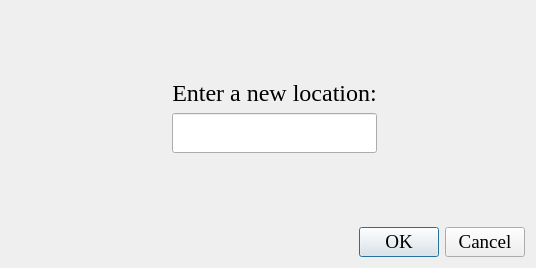
<?xml version="1.0" encoding="UTF-8"?>
<ui version="4.0">
 <class>AddLocation</class>
 <widget class="QDialog" name="AddLocation">
  <property name="windowModality">
   <enum>Qt::ApplicationModal</enum>
  </property>
  <property name="geometry">
   <rect>
    <x>0</x>
    <y>0</y>
    <width>536</width>
    <height>268</height>
   </rect>
  </property>
  <property name="windowTitle">
   <string>Dialog</string>
  </property>
  <layout class="QVBoxLayout" name="verticalLayout_2">
   <item>
    <layout class="QHBoxLayout" name="horizontalLayout_3">
     <property name="leftMargin">
      <number>0</number>
     </property>
     <item>
      <widget class="QLabel" name="addLocation_img">
       <property name="maximumSize">
        <size>
         <width>200</width>
         <height>200</height>
        </size>
       </property>
       <property name="text">
        <string/>
       </property>
       <property name="pixmap">
        <pixmap resource="resources.qrc">:/img/images/location.png</pixmap>
       </property>
       <property name="scaledContents">
        <bool>true</bool>
       </property>
      </widget>
     </item>
     <item>
      <layout class="QHBoxLayout" name="horizontalLayout">
       <item>
        <spacer name="horizontalSpacer_2">
         <property name="orientation">
          <enum>Qt::Horizontal</enum>
         </property>
         <property name="sizeHint" stdset="0">
          <size>
           <width>40</width>
           <height>20</height>
          </size>
         </property>
        </spacer>
       </item>
       <item>
        <layout class="QVBoxLayout" name="verticalLayout">
         <property name="leftMargin">
          <number>0</number>
         </property>
         <property name="rightMargin">
          <number>0</number>
         </property>
         <item>
          <spacer name="verticalSpacer_2">
           <property name="orientation">
            <enum>Qt::Vertical</enum>
           </property>
           <property name="sizeType">
            <enum>QSizePolicy::Expanding</enum>
           </property>
           <property name="sizeHint" stdset="0">
            <size>
             <width>20</width>
             <height>40</height>
            </size>
           </property>
          </spacer>
         </item>
         <item>
          <widget class="QLabel" name="label">
           <property name="sizePolicy">
            <sizepolicy hsizetype="Preferred" vsizetype="Fixed">
             <horstretch>0</horstretch>
             <verstretch>0</verstretch>
            </sizepolicy>
           </property>
           <property name="font">
            <font>
             <family>Times New Roman</family>
             <pointsize>18</pointsize>
            </font>
           </property>
           <property name="text">
            <string>Enter a new location:</string>
           </property>
           <property name="alignment">
            <set>Qt::AlignCenter</set>
           </property>
          </widget>
         </item>
         <item>
          <widget class="QLineEdit" name="lineEdit">
           <property name="minimumSize">
            <size>
             <width>0</width>
             <height>40</height>
            </size>
           </property>
           <property name="maximumSize">
            <size>
             <width>16777215</width>
             <height>16777215</height>
            </size>
           </property>
           <property name="font">
            <font>
             <family>Times New Roman</family>
             <pointsize>14</pointsize>
            </font>
           </property>
          </widget>
         </item>
         <item>
          <spacer name="verticalSpacer">
           <property name="orientation">
            <enum>Qt::Vertical</enum>
           </property>
           <property name="sizeType">
            <enum>QSizePolicy::Expanding</enum>
           </property>
           <property name="sizeHint" stdset="0">
            <size>
             <width>20</width>
             <height>40</height>
            </size>
           </property>
          </spacer>
         </item>
        </layout>
       </item>
       <item>
        <spacer name="horizontalSpacer">
         <property name="orientation">
          <enum>Qt::Horizontal</enum>
         </property>
         <property name="sizeHint" stdset="0">
          <size>
           <width>40</width>
           <height>20</height>
          </size>
         </property>
        </spacer>
       </item>
      </layout>
     </item>
    </layout>
   </item>
   <item>
    <layout class="QHBoxLayout" name="horizontalLayout_2">
     <item>
      <spacer name="horizontalSpacer_3">
       <property name="orientation">
        <enum>Qt::Horizontal</enum>
       </property>
       <property name="sizeHint" stdset="0">
        <size>
         <width>40</width>
         <height>20</height>
        </size>
       </property>
      </spacer>
     </item>
     <item>
      <widget class="QDialogButtonBox" name="buttonBox">
       <property name="font">
        <font>
         <family>Times New Roman</family>
         <pointsize>14</pointsize>
        </font>
       </property>
       <property name="orientation">
        <enum>Qt::Horizontal</enum>
       </property>
       <property name="standardButtons">
        <set>QDialogButtonBox::Cancel|QDialogButtonBox::Ok</set>
       </property>
      </widget>
     </item>
    </layout>
   </item>
  </layout>
 </widget>
 <resources>
  <include location="resources.qrc"/>
 </resources>
 <connections>
  <connection>
   <sender>buttonBox</sender>
   <signal>accepted()</signal>
   <receiver>AddLocation</receiver>
   <slot>accept()</slot>
   <hints>
    <hint type="sourcelabel">
     <x>248</x>
     <y>254</y>
    </hint>
    <hint type="destinationlabel">
     <x>157</x>
     <y>274</y>
    </hint>
   </hints>
  </connection>
  <connection>
   <sender>buttonBox</sender>
   <signal>rejected()</signal>
   <receiver>AddLocation</receiver>
   <slot>reject()</slot>
   <hints>
    <hint type="sourcelabel">
     <x>316</x>
     <y>260</y>
    </hint>
    <hint type="destinationlabel">
     <x>286</x>
     <y>274</y>
    </hint>
   </hints>
  </connection>
 </connections>
</ui>
